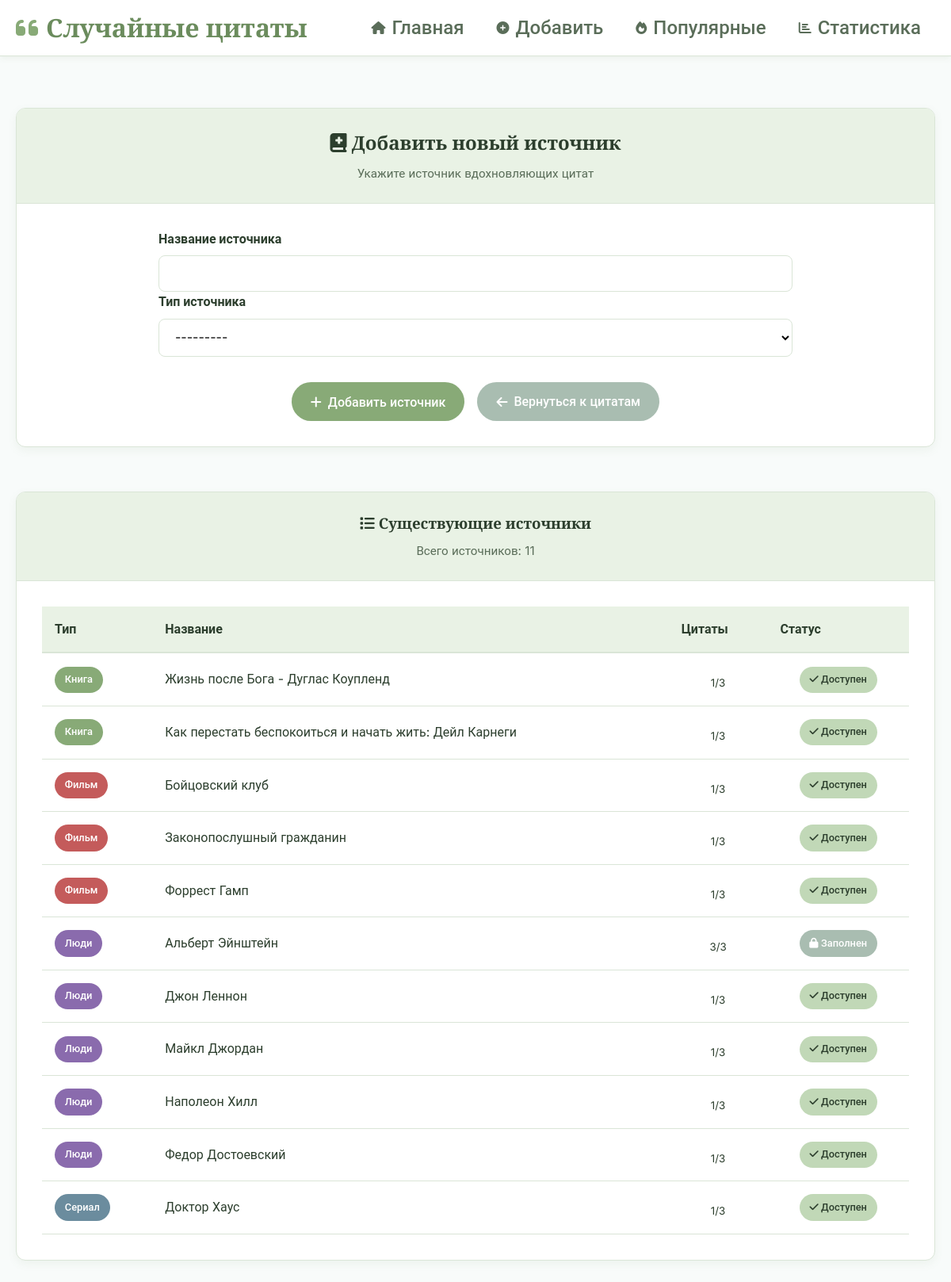
The page /add/source/ on the database as committed earlier.
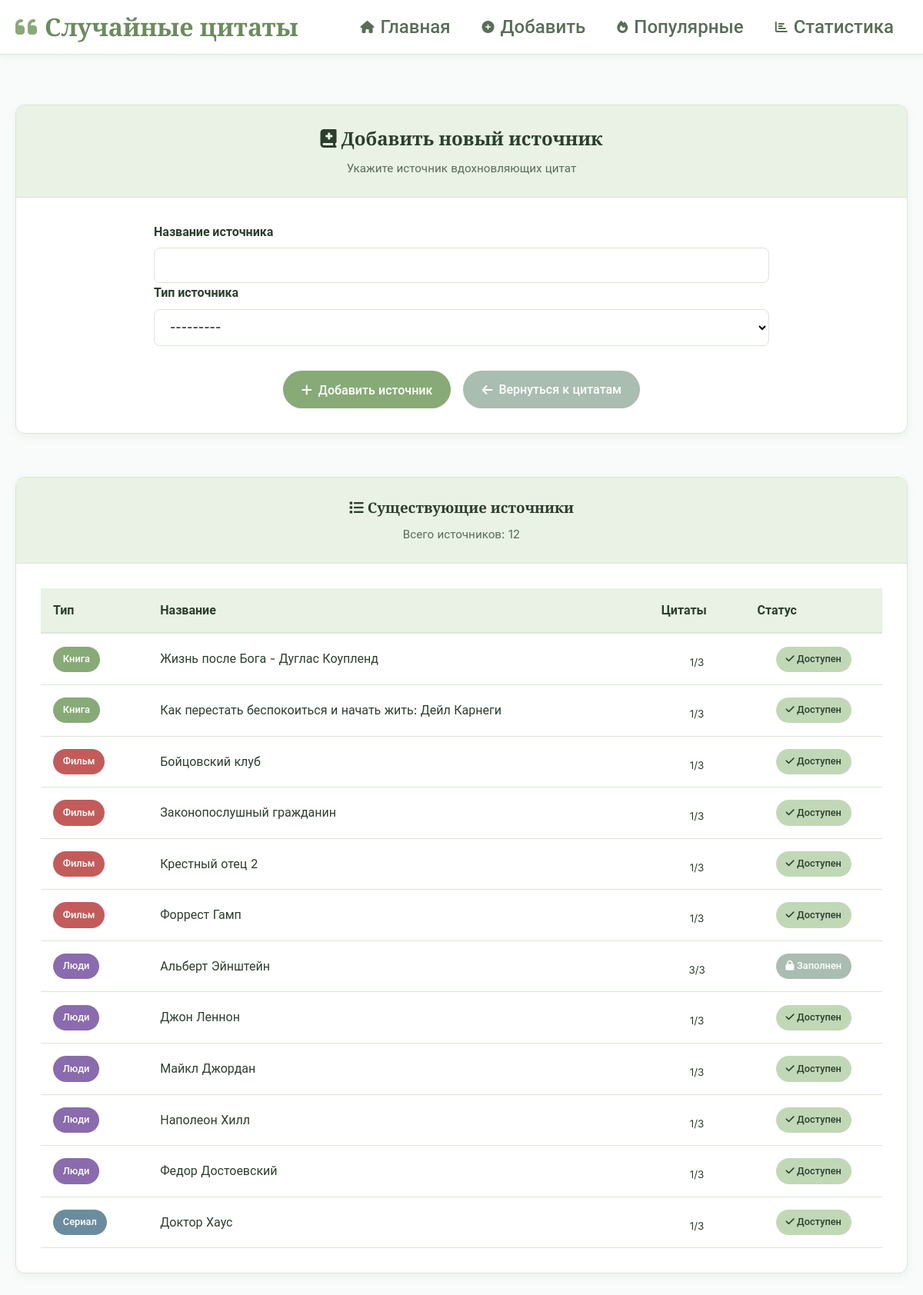
The same page on the database as committed later.
### quotes/models.py (models this page shows, shortened)
class Source(models.Model):
    TYPE_CHOICES = [
        ('movie', 'Фильм'),
        ('book', 'Книга'),
        ('series', 'Сериал'),
        ('game', 'Игра'),
        ('person', 'Люди'),
        ('other', 'Другое'),
    ]
    name = models.CharField(max_length=200, verbose_name="Название")
    type = models.CharField(max_length=20, choices=TYPE_CHOICES, verbose_name="Тип")
    created_at = models.DateTimeField(auto_now_add=True)
    class Meta:
        unique_together = ['name', 'type']

### quotes/views.py (the view)
# urls.py: path('add/source/', views.add_source, name='add_source'),
def add_source(request):
    sources = Source.objects.all().order_by('type', 'name')
    if request.method == 'POST':
        form = SourceForm(request.POST)
        if form.is_valid():
            form.save()
            messages.success(request, 'Источник успешно добавлен!')
            return redirect('add_quote')
        else:
            for error in form.errors.values():
                messages.error(request, error)
    else:
        form = SourceForm()
    return render(request, 'quotes/add_source.html', {
        'form': form,
        'sources': sources
    })

### quotes/forms.py (shortened to what this page needs)
class SourceForm(forms.ModelForm):
    class Meta:
        model = Source
        fields = ['name', 'type']
        widgets = {
            'name': forms.TextInput(attrs={'class': 'form-control'}),
            'type': forms.Select(attrs={'class': 'form-control'}),
        }
        error_messages = {
            'name': {
                'unique': _("Источник с таким названием и типом уже существует"),
            },
        }

### quotes/templates/quotes/add_source.html (shortened to what the changed rows need)
{% extends 'quotes/base.html' %}
{% block content %}
<div class="quote-container">
    <div class="quote-card fade-in">
        <div class="card-header text-center">
            <h2><i class="fas fa-book-medical"></i> Добавить новый источник</h2>
        </div>
    </div>
    <div class="quote-card fade-in mt-4">
        <div class="card-header text-center">
            <h3><i class="fas fa-list"></i> Существующие источники</h3>
            <p class="mb-0">Всего источников: {{ sources|length }}</p>
        </div>
        <div class="card-body p-0">
            {% if sources %}
            <div class="table-container">
                <table class="sources-table">
                    <thead>
                        <tr>
                            <th class="text-start">Тип</th>
                            <th class="text-start">Название</th>
                            <th class="text-center">Цитаты</th>
                            <th class="text-center">Статус</th>
                        </tr>
                    </thead>
                    <tbody>
                        {% for source in sources %}
                        <tr class="{% if source.quote_set.count >= 3 %}table-warning{% endif %}">
                            <td class="text-start type-cell">
                                <span class="type-badge type-{{ source.type }}">
                                    {{ source.get_type_display }}
                                </span>
                            </td>
                            <td class="text-start name-cell">
                                <div class="source-name">{{ source.name }}</div>
                            </td>
                            <td class="text-center count-cell">
                                <div class="progress-container">
                                    <div class="progress" style="height: 8px;">
                                    </div>
                                    <small class="count-text">
                                        {{ source.quote_set.count }}/3
                                    </small>
                                </div>
                            </td>
                            <td class="text-center status-cell">
                                {% if source.quote_set.count >= 3 %}
                                <span class="status-badge status-full">
                                    <i class="fas fa-lock"></i> Заполнен
                                </span>
                                {% else %}
                                <span class="status-badge status-available">
                                    <i class="fas fa-check"></i> Доступен
                                </span>
                                {% endif %}
                            </td>
                        </tr>
                        {% endfor %}
                    </tbody>
                </table>
            </div>
            {% else %}
            <div class="text-center text-muted py-5">
                <i class="fas fa-inbox fa-3x mb-3"></i>
                <p class="mb-0">Нет добавленных источников</p>
                <small>Добавьте первый источник используя форму выше</small>
            </div>
            {% endif %}
        </div>
    </div>
</div>
{% endblock %}

Rows that differ between the two databases and show on the page:
added Source: type "Фильм", name "Крестный отец 2", quote_set.count "1", shows "Доступен"
Other text that changed with them:
{{ sources|length }}: "11" → "12"
